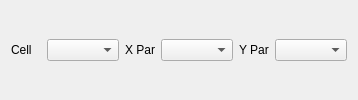
             <widget class="QWidget" name="page_Par_Pixel">
              <layout class="QGridLayout" name="gridLayout_13">
               <item row="0" column="1">
                <widget class="QComboBox" name="comboBox_Par_Nucleus"/>
               </item>
               <item row="0" column="0">
                <widget class="QLabel" name="label_Par_Nucleus">
                 <property name="sizePolicy">
                  <sizepolicy hsizetype="Fixed" vsizetype="Preferred">
                   <horstretch>0</horstretch>
                   <verstretch>0</verstretch>
                  </sizepolicy>
                 </property>
                 <property name="minimumSize">
                  <size>
                   <width>30</width>
                   <height>0</height>
                  </size>
                 </property>
                 <property name="maximumSize">
                  <size>
                   <width>30</width>
                   <height>16777215</height>
                  </size>
                 </property>
                 <property name="text">
                  <string>Cell</string>
                 </property>
                </widget>
               </item>
               <item row="0" column="2">
                <widget class="QLabel" name="label_Par_X_Parameter">
                 <property name="sizePolicy">
                  <sizepolicy hsizetype="Fixed" vsizetype="Preferred">
                   <horstretch>0</horstretch>
                   <verstretch>0</verstretch>
                  </sizepolicy>
                 </property>
                 <property name="minimumSize">
                  <size>
                   <width>30</width>
                   <height>0</height>
                  </size>
                 </property>
                 <property name="maximumSize">
                  <size>
                   <width>30</width>
                   <height>16777215</height>
                  </size>
                 </property>
                 <property name="text">
                  <string>X Par.</string>
                 </property>
                </widget>
               </item>
               <item row="0" column="3">
                <widget class="QComboBox" name="comboBox_Par_X_Parameter"/>
               </item>
               <item row="0" column="4">
                <widget class="QLabel" name="label_Par_Y_Parameter">
                 <property name="sizePolicy">
                  <sizepolicy hsizetype="Fixed" vsizetype="Preferred">
                   <horstretch>0</horstretch>
                   <verstretch>0</verstretch>
                  </sizepolicy>
                 </property>
                 <property name="minimumSize">
                  <size>
                   <width>30</width>
                   <height>0</height>
                  </size>
                 </property>
                 <property name="maximumSize">
                  <size>
                   <width>30</width>
                   <height>16777215</height>
                  </size>
                 </property>
                 <property name="text">
                  <string>Y Par.</string>
                 </property>
                </widget>
               </item>
               <item row="0" column="5">
                <widget class="QComboBox" name="comboBox_Par_Y_Parameter"/>
               </item>
              </layout>
             </widget>
